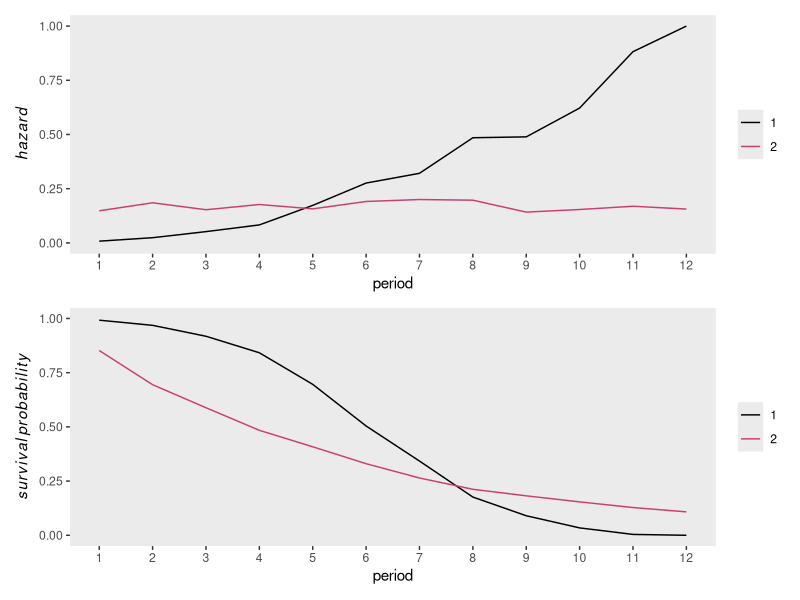

The R script that drew this image:
## ---- chunk 1
knitr::opts_chunk$set(echo = TRUE)
## ---- chunk 2
library(tidyverse)
## ---- chunk 3
#set.seed(127456)
Trials_perCondition = 500
data <- tibble(pid   = 1,
               trial = sample(1:(Trials_perCondition*2)),
               condition = c(rep(1,Trials_perCondition), rep(2,Trials_perCondition)),
               RT = c(rnorm(Trials_perCondition, 600, 200), rexp(Trials_perCondition, 1/600)),
               acc = rep(sample(c(0,1), size=Trials_perCondition,replace=T, prob=c(.3,.7)),2)) %>% 
        arrange(trial) %>%
        mutate(RT = ifelse(RT<0,0,RT))
print.data.frame(data)
## ---- chunk 4
cutoff <- 1200 # censoring time in ms
bin_size <- 100
data2 <- data %>%
         mutate(censor = 1) %>%
         mutate(RT2 = ifelse(RT > cutoff, cutoff, RT)) %>%
         mutate(censor = ifelse(RT2 == cutoff,0,censor)) %>%
         mutate(dRT = ceiling(RT2/bin_size))
print.data.frame(data2)
## ---- chunk 5
data_ptb <-
  data2 %>% 
  uncount(weights = dRT) %>% # duplicate rows according to a weighting variable (or expression).
  group_by(trial) %>% 
  mutate(period = 1:n()) %>% 
  mutate(event = if_else(period == max(period) & censor == 1, 1, 0)) %>% 
  select(-censor) %>% 
  ungroup()
print.data.frame(data_ptb)
## ---- chunk 6
data_lt <-
  data_ptb %>% 
  mutate(event = str_c("event = ", event)) %>%
  group_by(condition,period) %>% 
  count(event) %>% 
  ungroup() %>% 
  pivot_wider(names_from = event,
              values_from = n) %>% 
  mutate(ev1 = ifelse(is.na(`event = 1`),0,`event = 1`)) %>%
  mutate(ev0 = ifelse(is.na(`event = 0`),0,`event = 0`)) %>%
  mutate(RS = ev0 + ev1) %>%
  mutate(hazard = (ev1 / RS) %>% round(digits = 3)) %>%
  mutate(se_haz = sqrt((hazard * (1 - hazard)) / RS) %>% round(digits=3)) %>%
  group_by(condition) %>%
  mutate(survival = cumprod(1-hazard),
         term     = cumsum(hazard / (RS * (1 - hazard))), # ! Greenwood's (1926) approximation
         se_survival = survival * sqrt(term)) %>%
  ungroup() 

  #select(condition:period,RS:hazard)

print.data.frame(data_lt)
## ---- chunk 7
library(patchwork)
p1 <-data_lt %>%
  ggplot(aes(x=period, color=factor(condition), group=condition)) +
  geom_line(aes(y=hazard)) +
  scale_color_viridis_d(NULL, option = "A", end = .55) +
  scale_x_continuous(breaks = 1:18) +
  scale_y_continuous(expression(italic(hazard)), limits = c(0, 1)) +
  theme(legend.background = element_rect(fill = "transparent"),
        legend.key = element_rect(color = "grey92"),
        panel.grid = element_blank())
  
p2 <-data_lt %>%
  ggplot(aes(x=period, color=factor(condition), group=condition)) +
  geom_line(aes(y=survival)) +
  scale_color_viridis_d(NULL, option = "A", end = .55) +
  scale_x_continuous(breaks = 1:18) +
  scale_y_continuous(expression(italic(survival~probability)), limits = c(0, 1)) +
  theme(legend.background = element_rect(fill = "transparent"),
        legend.key = element_rect(color = "grey92"),
        panel.grid = element_blank())
  

p1/p2
